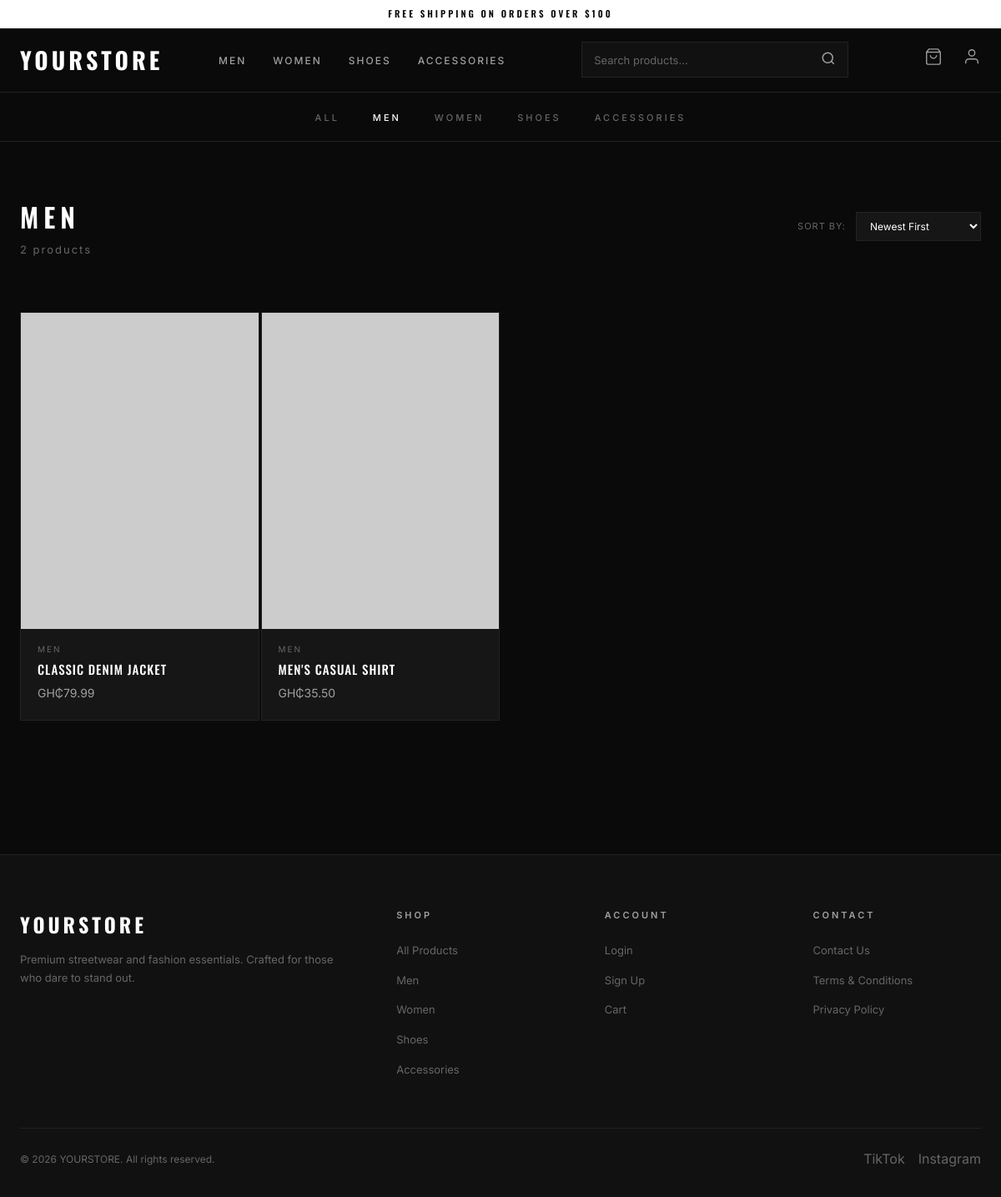
Page /index.php?category=Men on the committed database.
### tables this page shows
CREATE TABLE categories (
    id          INT UNSIGNED    AUTO_INCREMENT PRIMARY KEY,
    name        VARCHAR(100)    NOT NULL UNIQUE,
    created_at  TIMESTAMP       NOT NULL DEFAULT CURRENT_TIMESTAMP
);

CREATE TABLE products (
    id              INT UNSIGNED    AUTO_INCREMENT PRIMARY KEY,
    name            VARCHAR(255)    NOT NULL,
    price           DECIMAL(10,2)   NOT NULL,
    image_url       VARCHAR(512)    NOT NULL,
    category_id     INT UNSIGNED    NOT NULL,
    stock_quantity  INT UNSIGNED    DEFAULT 0,
    description     TEXT            DEFAULT NULL,
    created_at      TIMESTAMP       NOT NULL DEFAULT CURRENT_TIMESTAMP,
    updated_at      TIMESTAMP       NOT NULL DEFAULT CURRENT_TIMESTAMP ON UPDATE CURRENT_TIMESTAMP,

    CONSTRAINT fk_product_category
        FOREIGN KEY (category_id) REFERENCES categories(id)
        ON UPDATE CASCADE
        ON DELETE RESTRICT,

    INDEX idx_products_category (category_id),
    FULLTEXT INDEX idx_products_search (name, description)    
);

### config/database.php (called while the page is built, shortened)
<?php
function getDB(): PDO {
    static $pdo = null;
    if ($pdo === null) {
        try {
            $dsn = 'mysql:host=' . DB_HOST . ';dbname=' . DB_NAME . ';charset=utf8mb4';
            $pdo = new PDO($dsn, DB_USER, DB_PASS, [
                PDO::ATTR_ERRMODE            => PDO::ERRMODE_EXCEPTION,
                PDO::ATTR_DEFAULT_FETCH_MODE => PDO::FETCH_ASSOC,
                PDO::ATTR_EMULATE_PREPARES   => false,
            ]);
        } catch (PDOException $e) {
            die('Database connection failed: ' . $e->getMessage());
        }
    }
    return $pdo;
}

### index.php (the view, shortened to what this page needs)
<?php
require_once __DIR__ . '/includes/header.php';
$db = getDB();
$where  = [];
$params = [];
if (!empty($_GET['category'])) {
    $where[]  = 'c.name = :category';
    $params['category'] = $_GET['category'];
}
$sql = "SELECT p.*, c.name AS category_name
        FROM products p
        JOIN categories c ON p.category_id = c.id";
if ($where) {
    $sql .= ' WHERE ' . implode(' AND ', $where);
}
$sort = $_GET['sort'] ?? 'newest';
switch ($sort) {
    case 'newest':
    default:           $sql .= ' ORDER BY p.created_at DESC'; break;
}
$stmt = $db->prepare($sql);
$stmt->execute($params);
$products = $stmt->fetchAll();
?>
<nav class="category-nav">
    <div class="container">
        <ul>
            <li><a href="/tcs/index.php" class="<?= empty($_GET['category']) && empty($_GET['search']) ? 'active' : '' ?>">All</a></li>
            <?php foreach ($categories as $cat): ?>
                <li><a href="/tcs/index.php?category=<?= urlencode($cat['name']) ?>"
                       class="<?= ($_GET['category'] ?? '') === $cat['name'] ? 'active' : '' ?>">
                    <?= htmlspecialchars($cat['name']) ?>
                </a></li>
            <?php endforeach; ?>
        </ul>
    </div>
</nav>
<div class="container">
    <div class="section-header" id="products">
        <div style="display: flex; justify-content: space-between; align-items: center; margin-bottom: 24px; flex-wrap: wrap; gap: 16px;">
            <div style="text-align: left;">
                <h2 style="padding-bottom: 0;"><?php
                    if (!empty($_GET['search'])) {
                        echo 'Search: "' . htmlspecialchars($_GET['search']) . '"';
                    } elseif (!empty($_GET['category'])) {
                        echo htmlspecialchars($_GET['category']);
                    } else {
                        echo 'Our Products';
                    }
                ?></h2>
                <p style="margin-top: 4px;"><?= count($products) ?> product<?= count($products) !== 1 ? 's' : '' ?></p>
            </div>
            <form method="GET" id="sort-form" style="display: flex; align-items: center; gap: 12px;">
                <label style="font-size: 11px; letter-spacing: 1px; text-transform: uppercase; color: var(--text-muted);">Sort By:</label>
                <select name="sort" onchange="this.form.submit()" style="background: var(--bg-card); border: 1px solid var(--border); color: var(--text-primary); padding: 8px 12px; font-size: 12px; outline: none;">
                    <option value="newest" <?= $sort === 'newest' ? 'selected' : '' ?>>Newest First</option>
                </select>
            </form>
        </div>
    </div>
    <?php if (empty($products)): ?>
        <div class="empty-state">
            <svg width="64" height="64" viewBox="0 0 24 24" fill="none" stroke="currentColor" stroke-width="1"><path d="M6 2L3 6v14a2 2 0 002 2h14a2 2 0 002-2V6l-3-4z"/><line x1="3" y1="6" x2="21" y2="6"/><path d="M16 10a4 4 0 01-8 0"/></svg>
            <p>No products found.</p>
            <a href="/tcs/index.php" class="btn btn--sm">View All</a>
        </div>
    <?php else: ?>
        <div class="product-grid">
            <?php foreach ($products as $p): ?>
                <a href="/tcs/product.php?id=<?= $p['id'] ?>" class="product-card">
                    <div class="product-card__image">
                        <img src="<?= htmlspecialchars($p['image_url']) ?>" alt="<?= htmlspecialchars($p['name']) ?>" loading="lazy">
                    </div>
                    <div class="product-card__info">
                        <div class="product-card__category"><?= htmlspecialchars($p['category_name']) ?></div>
                        <div class="product-card__name"><?= htmlspecialchars($p['name']) ?></div>
                        <div class="product-card__price">GH₵<?= number_format($p['price'], 2) ?></div>
                    </div>
                </a>
            <?php endforeach; ?>
        </div>
    <?php endif; ?>
</div>
<?php require_once __DIR__ . '/includes/footer.php'; ?>

### includes/header.php (shortened to what this page needs)
<?php
require_once __DIR__ . '/../config/database.php';
$db = getDB();
$categories = $db->query("SELECT id, name FROM categories ORDER BY id")->fetchAll();
?>
<!DOCTYPE html>
<html lang="en">
<head>
    <link rel="stylesheet" href="/tcs/assets/css/style.css">
</head>
<body>
<div class="top-banner">Free Shipping on Orders Over $100</div>
<nav class="navbar">
    <div class="container">
        <a href="/tcs/index.php" class="navbar__logo">YOURSTORE</a>
        <ul class="navbar__links">
            <?php foreach ($categories as $cat): ?>
                <li><a href="/tcs/index.php?category=<?= urlencode($cat['name']) ?>"><?= htmlspecialchars($cat['name']) ?></a></li>
            <?php endforeach; ?>
        </ul>
        <form action="/tcs/index.php" method="GET" class="search-bar">
            <input type="text" name="search" placeholder="Search products..." value="<?= htmlspecialchars($_GET['search'] ?? '') ?>">
            <button type="submit">
                <svg width="18" height="18" viewBox="0 0 24 24" fill="none" stroke="currentColor" stroke-width="2"><circle cx="11" cy="11" r="8"/><path d="m21 21-4.3-4.3"/></svg>
            </button>
        </form>
        <div class="navbar__icons">
            <a href="/tcs/cart.php" title="Cart">
                <svg width="22" height="22" viewBox="0 0 24 24" fill="none" stroke="currentColor" stroke-width="1.5"><path d="M6 2L3 6v14a2 2 0 002 2h14a2 2 0 002-2V6l-3-4z"/><line x1="3" y1="6" x2="21" y2="6"/><path d="M16 10a4 4 0 01-8 0"/></svg>
            </a>
            <?php if (isset($_SESSION['user_id'])): ?>
                <div class="dropdown">
                    <a href="/tcs/account.php" title="Account">
                        <svg width="22" height="22" viewBox="0 0 24 24" fill="none" stroke="currentColor" stroke-width="1.5"><path d="M20 21v-2a4 4 0 00-4-4H8a4 4 0 00-4 4v2"/><circle cx="12" cy="7" r="4"/></svg>
                    </a>
                    <div class="dropdown__menu">
                        <a href="/tcs/account.php">My Account</a>
                        <a href="/tcs/logout.php">Log Out</a>
                    </div>
                </div>
            <?php else: ?>
                <a href="/tcs/login.php" title="Account">
                    <svg width="22" height="22" viewBox="0 0 24 24" fill="none" stroke="currentColor" stroke-width="1.5"><path d="M20 21v-2a4 4 0 00-4-4H8a4 4 0 00-4 4v2"/><circle cx="12" cy="7" r="4"/></svg>
                </a>
            <?php endif; ?>
        </div>
    </div>
</nav>

### includes/footer.php
<footer class="footer">
    <div class="container">
        <div class="footer__grid">
            <div class="footer__brand">
                <h3>YOURSTORE</h3>
                <p>Premium streetwear and fashion essentials. Crafted for those who dare to stand out.</p>
            </div>
            <div>
                <h4>Shop</h4>
                <ul>
                    <li><a href="/tcs/index.php">All Products</a></li>
                    <?php
                    $footerCats = getDB()->query("SELECT name FROM categories ORDER BY id")->fetchAll();
                    foreach ($footerCats as $fc): ?>
                        <li><a href="/tcs/index.php?category=<?= urlencode($fc['name']) ?>"><?= htmlspecialchars($fc['name']) ?></a></li>
                    <?php endforeach; ?>
                </ul>
            </div>
            <div>
                <h4>Account</h4>
                <ul>
                    <li><a href="/tcs/login.php">Login</a></li>
                    <li><a href="/tcs/signup.php">Sign Up</a></li>
                    <li><a href="/tcs/cart.php">Cart</a></li>
                </ul>
            </div>
            <div>
                <h4>Contact</h4>
                <ul>
                    <li><a href="#">Contact Us</a></li>
                    <li><a href="#">Terms &amp; Conditions</a></li>
                    <li><a href="#">Privacy Policy</a></li>
                </ul>
            </div>
        </div>
        <div class="footer__bottom">
            <p>&copy; <?= date('Y') ?> YOURSTORE. All rights reserved.</p>
            <div class="footer__socials">
                <a href="#" title="TikTok">TikTok</a>
                <a href="#" title="Instagram">Instagram</a>
            </div>
        </div>
    </div>
</footer>
</body>
</html>

### rows in the picture
categories: name "MEN", name "Men"
categories: name "WOMEN", name "Women"
categories: name "SHOES", name "Shoes"
categories: name "ACCESSORIES", name "Accessories"
products: category.name "MEN", name "CLASSIC DENIM JACKET", price "79.99"
products: category.name "MEN", name "MEN'S CASUAL SHIRT", price "35.50"

### other values in the picture
$_GET['category'] "MEN"
count($products) "2"
